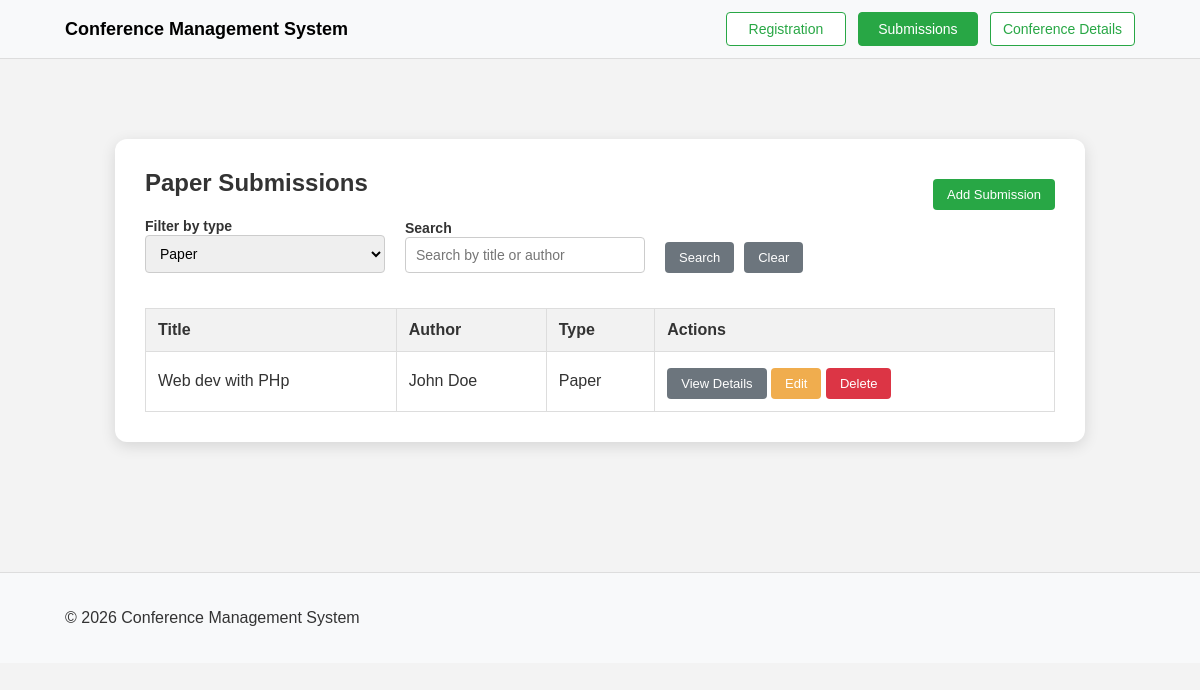
/submissions.php?type=Paper, run on the app's committed database.
### tables this page shows
CREATE TABLE Submissions (
    id INTEGER PRIMARY KEY AUTOINCREMENT,
    User_id INTEGER,
    title TEXT NOT NULL,
    paper_type TEXT,
    accepted BOOLEAN,
    abstract TEXT,
    FOREIGN KEY (User_id) REFERENCES Users(id)
);

CREATE TABLE Users (
    id INTEGER PRIMARY KEY AUTOINCREMENT,
    Name TEXT NOT NULL,
    Email TEXT UNIQUE,
    affiliation TEXT,
    Role TEXT
);

### submissions.php (the view, shortened to what this page needs)
<?php
include('db_conn.php');
$search = trim($_GET['search'] ?? '');
$type = trim($_GET['type'] ?? 'all');
$sql = "
    SELECT
        s.id,
        s.title,
        s.paper_type,
        s.abstract,
        u.Name AS author_name,
        u.Email AS author_email,
        u.affiliation
    FROM Submissions s
    JOIN Users u ON s.User_id = u.id
    WHERE 1 = 1
";
$params = [];
if ($type !== 'all') {
    $sql .= " AND s.paper_type = :type";
    $params[':type'] = $type;
}
$sql .= " ORDER BY s.id ASC";
$stmt = $pdo->prepare($sql);
$stmt->execute($params);
$submissions = $stmt->fetchAll(PDO::FETCH_ASSOC);
?>
<!DOCTYPE html>
<html lang="en">
<head>
  <link rel="stylesheet" href="styles.css" />
</head>
<body>
  <nav class="navbar">
        <div class="container">
            <a class="brand" href="index.php">Conference Management System</a>
            <div class="nav-buttons">
                <a class="btn btn-outline nav-link" href="registration.php">Registration</a>
                <a class="btn btn-outline nav-link" href="submissions.php">Submissions</a>
                <a class="btn btn-outline nav-link" href="conference_details.php">Conference Details</a>
            </div>
        </div>
    </nav>
  <main class="content-area">
    <div class="wrapper">
      <div class="details-box">
        <div style="display:flex; justify-content:space-between; align-items:center; gap:16px; flex-wrap:wrap;">
          <h2>Paper Submissions</h2>
          <a href="create_submissions.php" class="success-btn">Add Submission</a>
        </div>
        <form method="get" class="filter-box">
          <div>
            <label for="typeFilter">Filter by type</label><br>
            <select id="typeFilter" name="type">
              <option value="Paper" <?php if ($type === 'Paper') echo 'selected'; ?>>Paper</option>
            </select>
          </div>
          <div>
            <label for="searchInput">Search</label><br>
            <input
              type="text"
              id="searchInput"
              name="search"
              placeholder="Search by title or author"
              value="<?php echo htmlspecialchars($search); ?>"
            />
          </div>
          <div class="filter-buttons">
            <button type="submit" class="secondary-btn">Search</button>
            <a href="submissions.php" class="detailsBtn">Clear</a>
          </div>
        </form>
        <div class="table-wrap">
          <table class="submission-table">
            <thead>
              <tr>
                <th>Title</th>
                <th>Author</th>
                <th>Type</th>
                <th>Actions</th>
              </tr>
            </thead>
            <tbody>
              <?php if (count($submissions) > 0): ?>
                <?php foreach ($submissions as $row): ?>
                  <tr>
                    <td><?php echo htmlspecialchars($row['title']); ?></td>
                    <td><?php echo htmlspecialchars($row['author_name']); ?></td>
                    <td><?php echo htmlspecialchars($row['paper_type']); ?></td>
                    <td class="actions-cell">
                      <a href="details.php?id=<?php echo $row['id']; ?>" class="detailsBtn">View Details</a>
                      <a href="update_submission.php?id=<?php echo $row['id']; ?>" class="warning-btn">Edit</a>
                      <form action="engine.php" method="post" class="delete-form" style="display:inline;">
                        <button type="submit" name="delete_submission" class="danger-btn">Delete</button>
                      </form>
                    </td>
                  </tr>
                <?php endforeach; ?>
              <?php else: ?>
                <tr>
                  <td colspan="4">No matching submissions found.</td>
                </tr>
              <?php endif; ?>
            </tbody>
          </table>
        </div>
      </div>
    </div>
  </main>
  <footer>
    <div class="container footer-row">
      <p>&copy; 2026 Conference Management System</p>
    </div>
  </footer>
</body>
</html>

### styles.css (style rules this page uses)
* { box-sizing: border-box; }
body { margin: 0; font-family: Arial, sans-serif; background-color: #f3f3f3; color: #333; }
a { text-decoration: none; color: inherit; }
.navbar { background-color: #f8f9fa; border-bottom: 1px solid #ddd; padding: 12px 0; }
.container { max-width: 1100px; margin: auto; padding: 0 15px; display: flex; justify-content: space-between; align-items: center; }
.brand { text-decoration: none; font-weight: bold; font-size: 18px; color: #000; }
.nav-buttons { display: flex; gap: 12px; flex-wrap: wrap; }
.btn-outline { display: inline-block; min-width: 120px; text-align: center; padding: 8px 12px; border: 1px solid #28a745; color: #28a745; text-decoration: none; border-radius: 4px; font-size: 14px; background: #fff; }
.btn-outline:hover, .btn-outline.active { background-color: #28a745; color: white; }
.content-area, .content-area-register { padding-top: 50px; padding-bottom: 50px; }
.wrapper { max-width: 1000px; margin: 30px auto; padding: 0 15px; }
.details-box, .form-box-register, .page-box { background: white; padding: 30px; border-radius: 12px; max-width: 1000px; margin: auto; box-shadow: 0px 4px 15px rgba(0, 0, 0, 0.12); }
h1, h2, h3 { color: #333; margin-top: 0; }
.filter-box { display: flex; gap: 20px; margin-bottom: 20px; flex-wrap: wrap; align-items: end; }
.filter-box label { font-size: 14px; font-weight: bold; }
.filter-box select, .filter-box input { padding: 9px 10px; width: 240px; font-size: 14px; box-sizing: border-box; border: 1px solid #ccc; border-radius: 4px; }
.filter-buttons { display: flex; flex-direction: row; gap: 10px; align-items: center; }
.table-wrap { overflow-x: auto; }
.submission-table { width: 100%; border-collapse: collapse; margin-top: 15px; background: #fff; }
.submission-table th, .submission-table td { border: 1px solid #ddd; padding: 12px; text-align: left; vertical-align: middle; }
.submission-table th { background-color: #f2f2f2; font-weight: bold; }
.actions-cell { white-space: nowrap; }
.primary-btn, .secondary-btn, .success-btn, .warning-btn, .danger-btn, .detailsBtn { display: inline-block; padding: 8px 14px; font-size: 13px; border-radius: 4px; cursor: pointer; border: none; text-decoration: none; margin-top: 4px; }
.secondary-btn { background-color: #6c757d; color: white; }
.success-btn { background-color: #28a745; color: white; }
.warning-btn { background-color: #f0ad4e; color: white; }
.danger-btn { background-color: #dc3545; color: white; }
.detailsBtn { background-color: #6c757d; color: white; }
footer { padding: 20px; background-color: #f8f9fa; margin-top: 50px; border-top: 1px solid #ddd; }
.footer-row { width: 100%; text-align: center; }

### data on the page
submissions: title "Web dev with PHp", User.Name "John Doe", paper_type "Paper"
